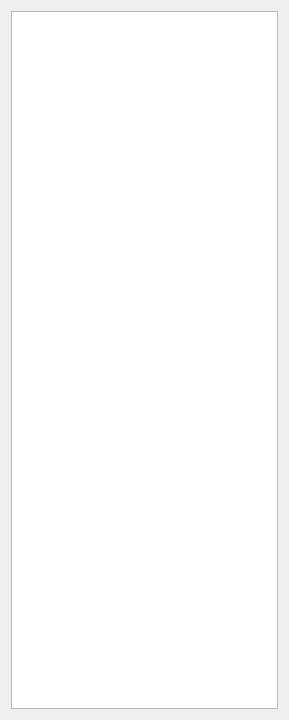
<?xml version="1.0" encoding="UTF-8"?>
<ui version="4.0">
 <class>Form</class>
 <widget class="QWidget" name="Form">
  <property name="geometry">
   <rect>
    <x>0</x>
    <y>0</y>
    <width>289</width>
    <height>720</height>
   </rect>
  </property>
  <property name="windowTitle">
   <string>Form</string>
  </property>
  <layout class="QVBoxLayout" name="verticalLayout">
   <item>
    <widget class="CEventsTableView" name="tblEvents"/>
   </item>
  </layout>
 </widget>
 <customwidgets>
  <customwidget>
   <class>CEventsTableView</class>
   <extends>QTableView</extends>
   <header>Registry/RegistryTable.h</header>
  </customwidget>
 </customwidgets>
 <resources/>
 <connections/>
</ui>
